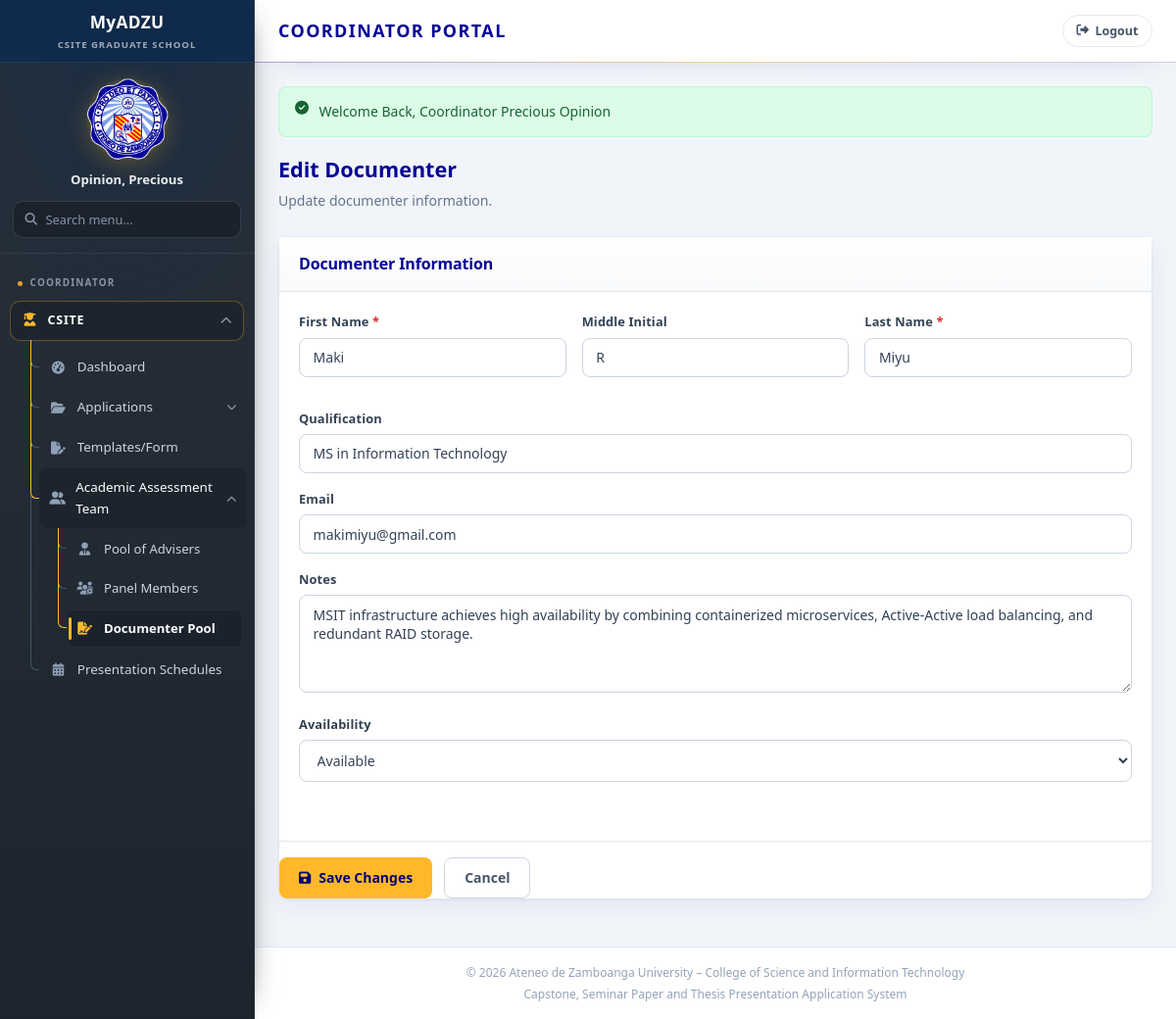
/coordinator/documenters/edit.php?id=1 (signed in), run on the app's committed database.
### tables this page shows
CREATE TABLE `documenter_pool` (
  `documenter_id` int(11) NOT NULL,
  `first_name` varchar(100) NOT NULL,
  `middle_name` varchar(100) DEFAULT NULL,
  `last_name` varchar(100) NOT NULL,
  `qualification` varchar(255) DEFAULT NULL,
  `email` varchar(255) DEFAULT NULL,
  `availability` enum('available','unavailable') NOT NULL DEFAULT 'available',
  `notes` text DEFAULT NULL,
  `created_at` timestamp NOT NULL DEFAULT current_timestamp(),
  `updated_at` timestamp NOT NULL DEFAULT current_timestamp() ON UPDATE current_timestamp()
);

### includes/config/modules/10-ui-and-urls.php (called while the page is built, shortened)
<?php
function url(string $path): string {
    return BASE_URL . '/' . ltrim($path, '/');
}

### includes/config/modules/25-prototype-store.php (called while the page is built, shortened)
<?php
function storeGet(string $key, array $default = []): array {
    return $_SESSION[$key] ?? $default;
}

### includes/config/db.php (called while the page is built, shortened)
<?php
class DB {
    private static $pdo = null;
    public static function getConnection() {
        if (self::$pdo === null) {
            $host = 'localhost';
            $db   = 'csite_grad_school';
            $user = 'root';
            $pass = '';
            $port = '3306';
            $dsn = "mysql:host=$host;port=$port;dbname=$db;charset=utf8mb4";
            try {
                self::$pdo = new PDO($dsn, $user, $pass, [
                    PDO::ATTR_ERRMODE            => PDO::ERRMODE_EXCEPTION,
                    PDO::ATTR_DEFAULT_FETCH_MODE => PDO::FETCH_ASSOC,
                    PDO::ATTR_EMULATE_PREPARES   => false,
                ]);
            } catch (PDOException $e) {
                die("Database Connection Error: " . $e->getMessage());
            }
        }
        return self::$pdo;
    }
}

### includes/config/modules/45-pools.php (called while the page is built, shortened)
<?php
function normalizeDocumenterRow(array $row): array {
    $firstName = trim((string) ($row['first_name'] ?? ''));
    $middleName = trim((string) ($row['middle_name'] ?? ''));
    $lastName = trim((string) ($row['last_name'] ?? ''));
    $givenName = trim(implode(' ', array_filter([$firstName, $middleName])));
    return [
        'id' => (string) ($row['documenter_id'] ?? $row['id'] ?? ''),
        'name' => $lastName !== '' ? $lastName . ', ' . $givenName : (string) ($row['name'] ?? ''),
        'first_name' => $firstName,
        'middle_name' => $middleName,
        'last_name' => $lastName,
        'qualification' => (string) ($row['qualification'] ?? ''),
        'email' => (string) ($row['email'] ?? ''),
        'notes' => (string) ($row['notes'] ?? ''),
        'availability' => (string) ($row['availability'] ?? 'available'),
    ];
}
function findDocumenter(string $id): ?array {
    if (class_exists('DB') && ctype_digit($id)) {
        try {
            $stmt = DB::getConnection()->prepare('SELECT * FROM documenter_pool WHERE documenter_id = :id LIMIT 1');
            $stmt->execute(['id' => (int) $id]);
            $row = $stmt->fetch();
            return $row ? normalizeDocumenterRow($row) : null;
        } catch (Throwable $e) {
            return null;
        }
    }
    return null;
}

### coordinator/documenters/edit.php (the view, shortened to what this page needs)
<?php
require_once __DIR__ . '/../../includes/config/db.php';
$id = trim((string) ($_GET['id'] ?? ''));
$documenter = findDocumenter($id);
require_once __DIR__ . '/../../includes/layout/header.php';
?>
<div class="page-header">
    <h2>Edit Documenter</h2>
    <p>Update documenter information.</p>
</div>
<form method="post" action="<?= url('coordinator/documenters/edit.php?id=' . htmlspecialchars($id)) ?>" class="card" data-validate>
    <div class="card-header"><h3>Documenter Information</h3></div>
    <div class="card-body">
        <div class="form-row">
            <div class="form-field">
                <label>First Name <span class="required">*</span></label>
                <input type="text" name="first_name" required value="<?= htmlspecialchars($documenter['first_name'] ?? '') ?>">
            </div>
            <div class="form-field">
                <label>Middle Initial</label>
                <input type="text" name="middle_initial" maxlength="2" style="text-transform:uppercase;" value="<?= htmlspecialchars($documenter['middle_name'] ?? '') ?>">
            </div>
            <div class="form-field">
                <label>Last Name <span class="required">*</span></label>
                <input type="text" name="last_name" required value="<?= htmlspecialchars($documenter['last_name'] ?? '') ?>">
            </div>
        </div>
        <div class="form-field">
            <label>Qualification</label>
            <input type="text" name="qualification" placeholder="e.g. PhD, MSc, etc." value="<?= htmlspecialchars($documenter['qualification'] ?? '') ?>">
        </div>
        <div class="form-field">
            <label>Email</label>
            <input type="email" name="email" placeholder="documenter@adzu.edu.ph" value="<?= htmlspecialchars($documenter['email'] ?? '') ?>">
        </div>
        <div class="form-field">
            <label>Notes</label>
            <textarea name="notes" placeholder="Any additional notes..."><?= htmlspecialchars($documenter['notes'] ?? '') ?></textarea>
        </div>
        <div class="form-field">
            <label>Availability</label>
            <select name="availability">
                <option value="available" <?= ($documenter['availability'] ?? 'available') === 'available' ? 'selected' : '' ?>>Available</option>
            </select>
        </div>
    </div>
    <div class="form-actions">
        <button type="submit" class="btn btn-primary"><i class="fas fa-save"></i> Save Changes</button>
        <a href="<?= url('coordinator/documenters/manage.php') ?>" class="btn btn-outline">Cancel</a>
    </div>
</form>
<?php require_once __DIR__ . '/../../includes/layout/footer.php'; ?>

### assets/css/shared/00-base.css (style rules this page uses)
:root { --adzu-navy: #060297; --adzu-navy-light: #2018c0; --adzu-navy-dark: #040170; --adzu-gold: #FFB82B; --adzu-gold-hover: #e5a526; --adzu-blue: #4285F4; --white: #ffffff; --gray-50: #f8fafc; --gray-100: #f1f5f9; --gray-200: #e2e8f0; --gray-300: #cbd5e1; --gray-400: #94a3b8; --gray-500: #64748b; --gray-600: #475569; --gray-700: #334155; --gray-800: #1e293b; --success: #16a34a; --success-bg: #dcfce7; --warning: #ca8a04; --warning-bg: #fef9c3; --danger: #dc2626; --danger-bg: #fee2e2; --info: #2563eb; --info-bg: #dbeafe; --purple: #7c3aed; --purple-bg: #ede9fe; --sidebar-width: 260px; --topbar-height: 64px; --radius: 8px; --radius-lg: 12px; --shadow: 0 1px 3px rgba(6, 2, 151, 0.08); --shadow-md: 0 4px 12px rgba(6, 2, 151, 0.1); --transition: 0.2s ease; --font: 'Source Sans 3', 'Segoe UI', sans-serif; --font-heading: 'Montserrat', 'Segoe UI', sans-serif; }
*, *::before, *::after { box-sizing: border-box; margin: 0; padding: 0; }
html { scroll-behavior: smooth; }
body { font-family: var(--font); font-size: 15px; line-height: 1.6; color: var(--gray-700); background: var(--gray-100); min-height: 100vh; }
h1, h2, h3, h4, h5, h6, .topbar-title h1, .section-title, .page-header h2, .card-header h3 { font-family: var(--font-heading); }
a { color: var(--adzu-navy); text-decoration: none; transition: color var(--transition); }
.btn { display: inline-flex; align-items: center; justify-content: center; gap: 0.5rem; padding: 0.65rem 1.25rem; font-size: 0.875rem; font-weight: 600; font-family: var(--font); border: none; border-radius: var(--radius); cursor: pointer; transition: all var(--transition); text-decoration: none; line-height: 1.4; }
.btn-primary { background: var(--adzu-gold); color: var(--adzu-navy-dark); }
.btn-outline { background: transparent; border: 1px solid var(--gray-300); color: var(--gray-600); }
.form-row { display: grid; grid-template-columns: repeat(auto-fit, minmax(240px, 1fr)); gap: 1rem; margin-bottom: 1rem; }
.form-field { margin-bottom: 1rem; }
.form-field label { display: block; font-size: 0.8rem; font-weight: 600; color: var(--gray-600); margin-bottom: 0.35rem; }
.form-field label .required { color: var(--danger); }
.form-field input, .form-field select, .form-field textarea { width: 100%; padding: 0.6rem 0.85rem; border: 1px solid var(--gray-300); border-radius: var(--radius); font-size: 0.875rem; font-family: var(--font); color: var(--gray-700); background: var(--white); transition: border-color var(--transition); }
.form-field textarea { min-height: 100px; resize: vertical; }
.form-actions { display: flex; gap: 0.75rem; flex-wrap: wrap; margin-top: 1.5rem; padding-top: 1rem; border-top: 1px solid var(--gray-200); }

### assets/css/applications/10-student-application.css (style rules this page uses)
.page-header { margin-bottom: 1.5rem; }
.page-header h2 { font-size: 1.35rem; font-weight: 700; color: var(--adzu-navy); margin-bottom: 0.25rem; }
.page-header p { font-size: 0.875rem; color: var(--gray-500); }
.card { background: var(--white); border: 1px solid var(--gray-200); border-radius: var(--radius-lg); box-shadow: var(--shadow); margin-bottom: 1.5rem; }
.card-header { padding: 1rem 1.25rem; border-bottom: 1px solid var(--gray-200); display: flex; align-items: center; justify-content: space-between; gap: 1rem; flex-wrap: wrap; }
.card-header h3 { font-size: 1rem; font-weight: 600; color: var(--adzu-navy); }
.card-body { padding: 1.25rem; }

### assets/css/student/95-portal-pages.css (style rules this page uses)
.card { border-color: var(--gray-200); box-shadow: 0 1px 2px rgba(6, 2, 151, 0.05), 0 8px 24px rgba(6, 2, 151, 0.06); transition: box-shadow var(--transition), transform var(--transition); }
.card-header { padding: 0.95rem 1.25rem; background: linear-gradient(180deg, #ffffff 0%, var(--gray-50) 100%); }
.card-header h3 { letter-spacing: -0.01em; }
.form-field label { color: var(--gray-700); letter-spacing: 0.01em; }
.btn { transition: background var(--transition), color var(--transition), border-color var(--transition), box-shadow var(--transition), transform var(--transition); }

### data on the page
documenter_pool: first_name "Maki", middle_initial "R", last_name "Miyu", qualification "MS in Information Technology", email "makimiyu@gmail.com", notes "MSIT infrastructure achieves high availability by combining containerized microservices, Active-Active load balancing, and redundant RAID storage.", availability "Available"

### other printed values
$userName "Opinion, Precious"
$item['label'] "Dashboard"
$item['label'] "Applications"
$item['label'] "Templates/Form"
$item['label'] "Academic Assessment Team"
$sub['label'] "Pool of Advisers"
$sub['label'] "Panel Members"
$sub['label'] "Documenter Pool"
$item['label'] "Presentation Schedules"
$flash['message'] "Welcome Back, Coordinator Precious Opinion"
SITE_TAGLINE "Capstone, Seminar Paper and Thesis Presentation Application System"
